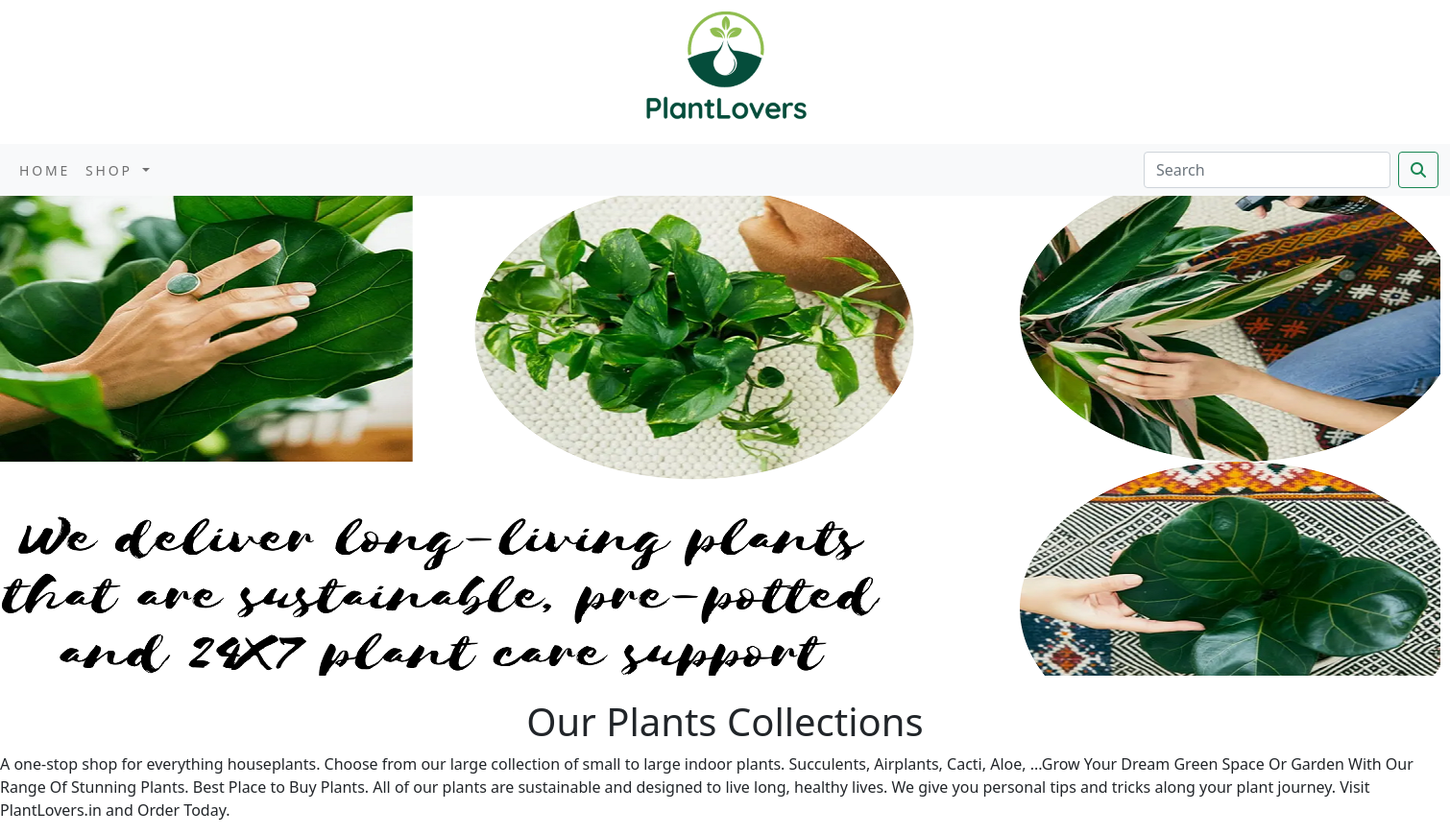
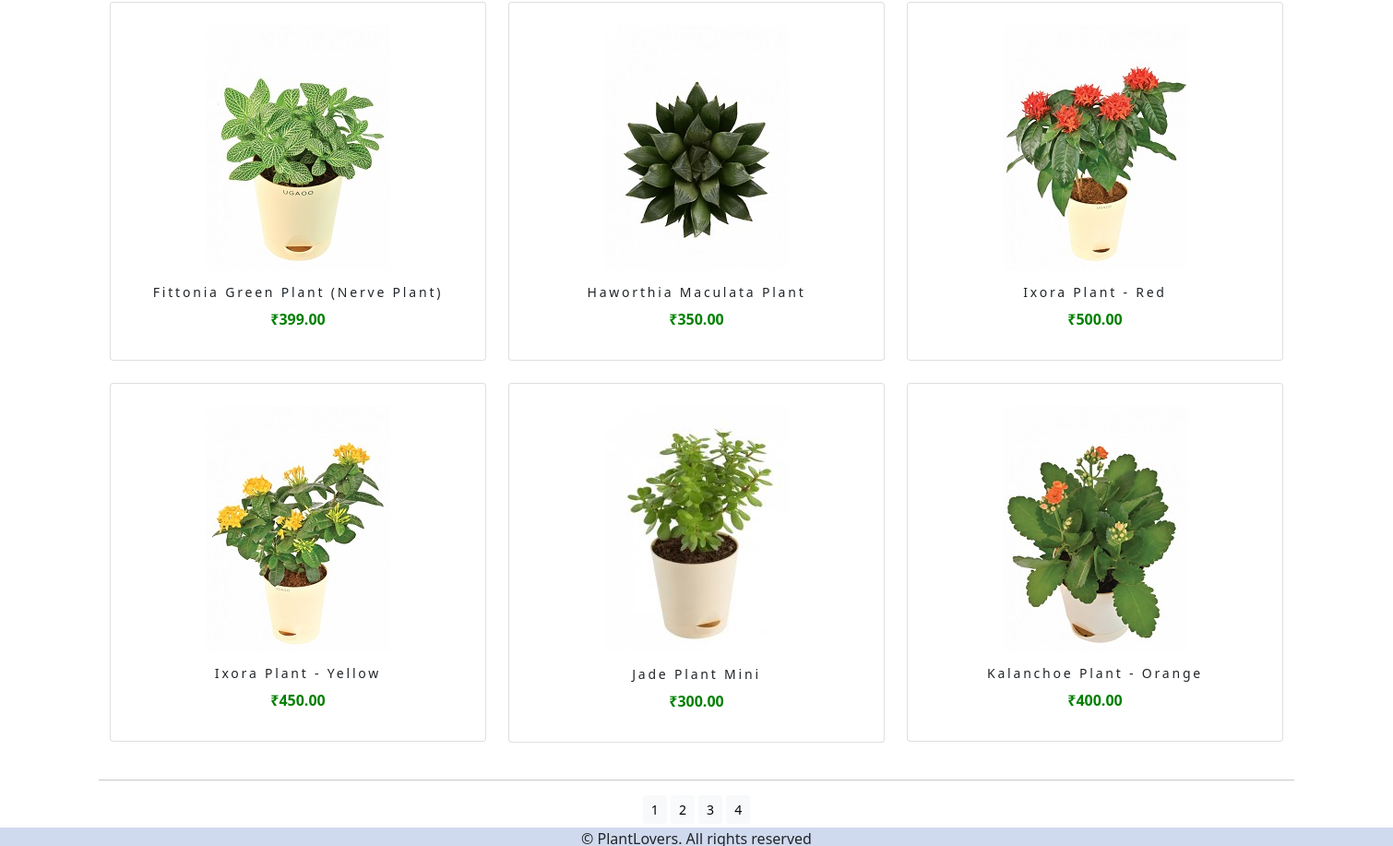
The page /shopapp/?page=2 on the database its author committed (2 pictures, top to bottom).
### shopapp/models.py (models this page shows, shortened)
class Product(models.Model):
    name=models.CharField(max_length=250,unique=True)
    slug=models.SlugField(max_length=250,unique=True)
    description=models.TextField(blank=True)
    price=models.DecimalField(max_digits=10,decimal_places=2)
    category=models.ForeignKey(Category,on_delete=models.CASCADE)
    image=models.ImageField(upload_to='product',blank=True)
    stock=models.IntegerField()
    available=models.BooleanField(default=True)
    created=models.DateTimeField(auto_now_add=True)
    updated=models.DateTimeField(auto_now=True)
    def get_url(self):
        return reverse('shopapp:prodCatdetail',args=[self.category.slug,self.slug])
    class Meta:
        ordering=('name',)
        verbose_name='product'
        verbose_name_plural='products'

### shopapp/views.py (the view)
# urls.py: path('', views.allPodCat, name='allPodCat'),
def allPodCat(request,c_slug=None):
    c_page=None
    products_list=None
    if c_slug!=None:
        c_page=get_object_or_404(Category, slug=c_slug)
        products_list=Product.objects.all().filter(category=c_page,available=True)
    else:
        products_list=Product.objects.all().filter(available=True)
    paginator=Paginator(products_list,6)
    try:
        page=int(request.GET.get('page'))
    except:
        page=1
    try:
        products=paginator.get_page(page)
    except(EmptyPage,InvalidPage):
        products=paginator.page(paginator.num_pages)
    return render(request,"category.html",{'category':c_page,'products':products})

### cart/context_processors.py (called while the page is built)
def counter(request):
    item_count=0
    if 'admin'in request.path:
        return{}
    else:
        try:
            cart=Cart.objects.filter(cart_id=_cart_id(request))
            cart_items=CartItem.objects.all().filter(cart=cart[:1])
            for cart_item in cart_items:
                item_count +=cart_item.quantity
        except Cart.DoesNotExist:
            item_count=0
    return dict(item_count=item_count)

### cart/views.py (called while the page is built)
def _cart_id(request):
     cart=request.session.session_key
     if not cart:
          cart=request.session.create()
     return cart

### shopapp/context_processors.py (called while the page is built)
def menu_links(request):
    links=Category.objects.all()
    return dict(links=links)

### shopapp/models.py (called while the page is built)
    def get_url(self):
        return reverse('shopapp:products_by_category',args=[self.slug])

### templates/category.html (shortened to what this page needs)
{% extends 'base.html' %}
{% load static %}
{% block content %}
<div class="mx-auto">
    {% if category %}
       <img class="my_image" src="{{category.image.url}}" alt="{{category.name}}">
</div>
    <br>
<div>
      <h1 class="text-center my_title">{{category.name}}</h1
        <p class="text-justify">{{category.description}}</p>
</div>
    {% else %}
<div>
    <img class="my_image my_image_padding" src="{% static 'img/banner.png' %}" alt="Our Products">
</div>
<br>
<div>
       <h1 class="text-center my_title">Our Plants Collections</h1>
       <p class="text-justify">A one-stop shop for everything houseplants. Choose from our large collection of small to large indoor plants. Succulents, Airplants, Cacti, Aloe, ...Grow Your Dream Green Space Or Garden With Our Range Of Stunning Plants. Best Place to Buy Plants. All of our plants are sustainable and designed to live long, healthy lives. We give you personal tips and tricks along your plant journey. Visit PlantLovers.in and Order Today.
</p>
</div>
    {% endif %}
<div class="container">
    <div class="card-deck">
    <div class="row mx-auto">
        {% for product in products.object_list %}
        <div class="my bottom margin col-9 col-lg-4 col-sm-6 mb-4 col-md-4 xol-lg-4">
            <div class="card text-center" style="min-width: 18rem;">
                <div class="card-block">
                    <a href="{{product.get_url}}"><img class = "card-img-top my_image"><img src="{{product.image.url}}" alt="{{product.name}}"></a>
                    <div class="card-body">
                        <h4>{{product.name}}</h4>
                        <p style="color:green;"><b>₹{{product.price}}</b></p>
                    </div>
                </div>
            </div>
        </div>
        {% endfor %}
    </div>
    </div>
    <div class="mx-auto">
        {% if products.paginator.num_pages > 1 %}
        <hr>
        <div class="text-center">
            {% for pg in products.paginator.page_range %}
                <a href="?page={{pg}}" class="btn btn-light btn-sm {% if products.number == pg %} active {% endif %}" >{{pg}}</a>
            {% endfor %}
        </div>
        {% endif %}
    </div>
</div>
{% endblock %}

### static/css/custom.css (style rules this page uses)
body { font-family: 'Open Sans', sans-serif; }
.card-body h4 { font-size:14px; text_transform:uppercase; letter-spacing: .2em; }

### rows shown on the page
Product: image (picture), name "Fittonia Green Plant (Nerve Plant)", price "399.00"
Product: image (picture), name "Haworthia Maculata Plant", price "350.00"
Product: image (picture), name "Ixora Plant - Red", price "500.00"
Product: image (picture), name "Ixora Plant - Yellow", price "450.00"
Product: image (picture), name "Jade Plant Mini", price "300.00"
Product: image (picture), name "Kalanchoe Plant - Orange", price "400.00"

### other values the page prints
{{ pg }} "1" "2" "3" "4"
